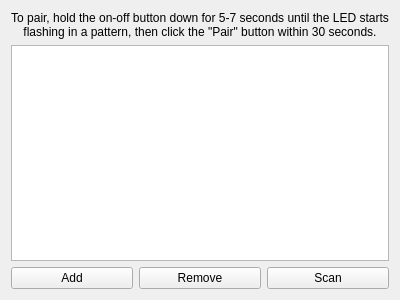
<?xml version="1.0" encoding="UTF-8"?>
<ui version="4.0">
 <class>NanoleafScanPage</class>
 <widget class="QWidget" name="NanoleafScanPage">
  <property name="geometry">
   <rect>
    <x>0</x>
    <y>0</y>
    <width>400</width>
    <height>300</height>
   </rect>
  </property>
  <property name="windowTitle">
   <string notr="true">Nanoleaf Scan Page</string>
  </property>
  <layout class="QGridLayout" name="gridLayout">
   <item row="2" column="0">
    <widget class="QPushButton" name="AddNanoleafDeviceButton">
     <property name="text">
      <string>Add</string>
     </property>
    </widget>
   </item>
   <item row="2" column="1">
    <widget class="QPushButton" name="RemoveNanoleafDeviceButton">
     <property name="text">
      <string>Remove</string>
     </property>
    </widget>
   </item>
   <item row="2" column="2">
    <widget class="QPushButton" name="ScanForNanoleafDevicesButton">
     <property name="text">
      <string>Scan</string>
     </property>
    </widget>
   </item>
   <item row="1" column="0" colspan="3">
    <widget class="QListWidget" name="NanoleafDeviceList">
     <property name="verticalScrollMode">
      <enum>QAbstractItemView::ScrollPerPixel</enum>
     </property>
    </widget>
   </item>
   <item row="0" column="0" colspan="3">
    <widget class="QLabel" name="SyncLabel">
     <property name="text">
      <string>To pair, hold the on-off button down for 5-7 seconds until the LED starts flashing in a pattern, then click the &quot;Pair&quot; button within 30 seconds.</string>
     </property>
     <property name="alignment">
      <set>Qt::AlignCenter</set>
     </property>
     <property name="wordWrap">
      <bool>true</bool>
     </property>
    </widget>
   </item>
  </layout>
 </widget>
 <resources/>
 <connections/>
</ui>
